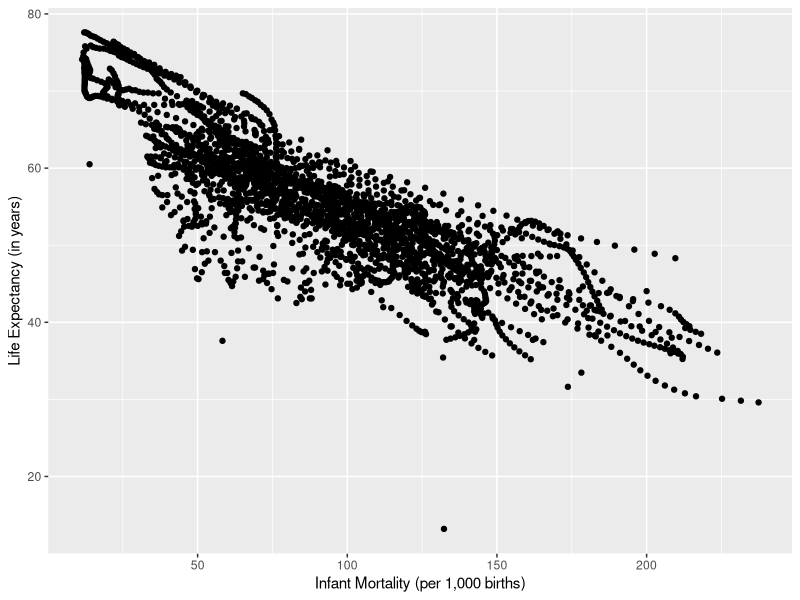
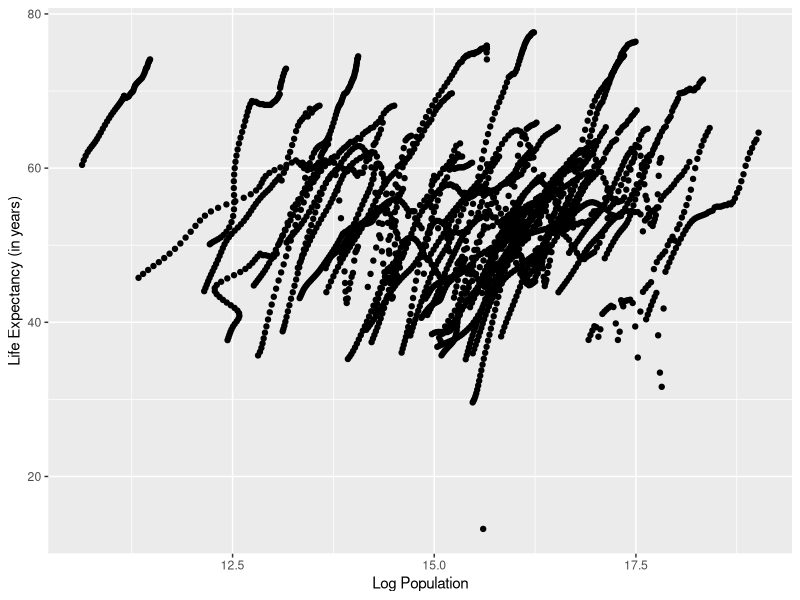
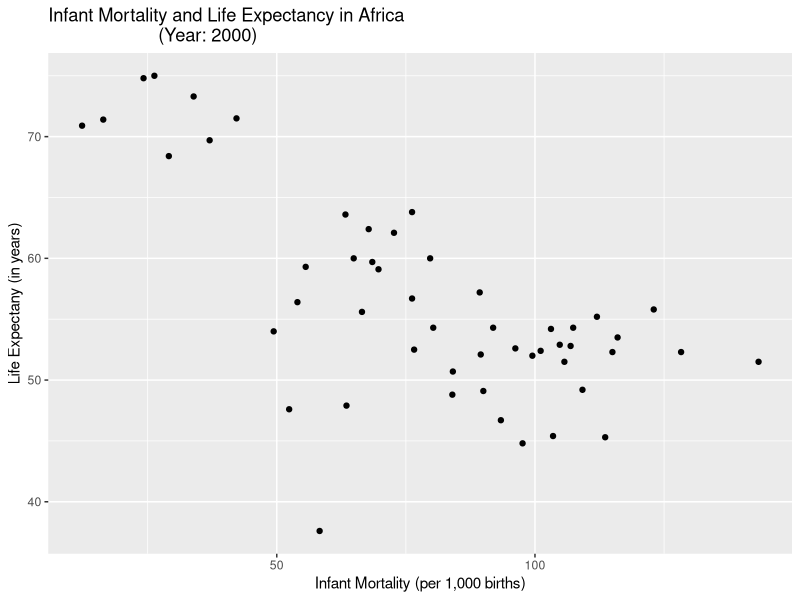
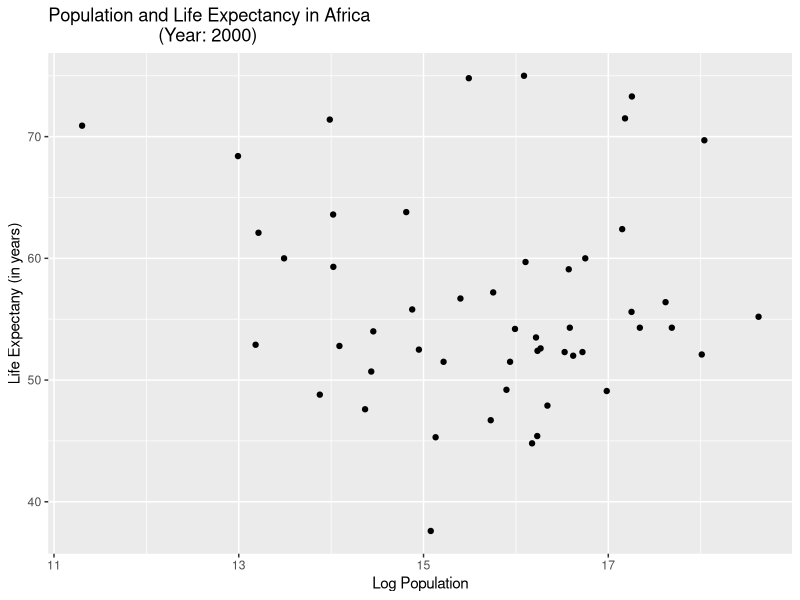
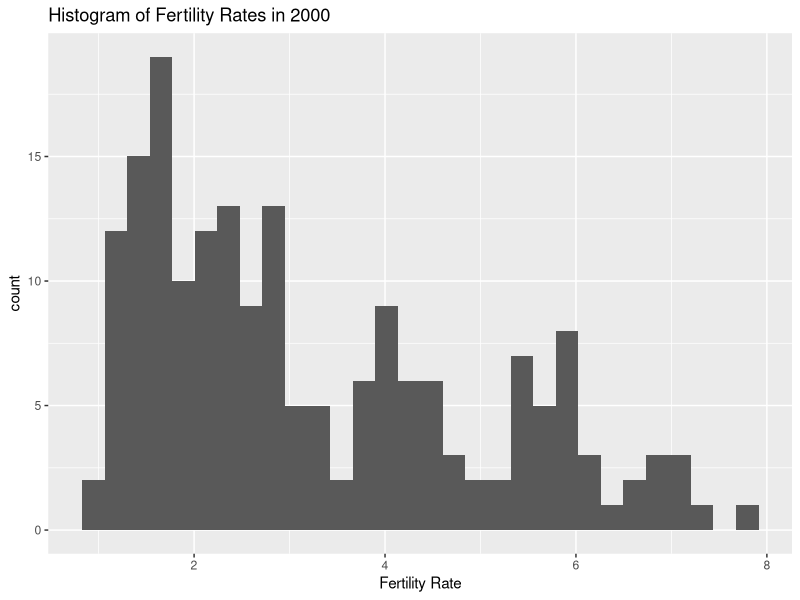
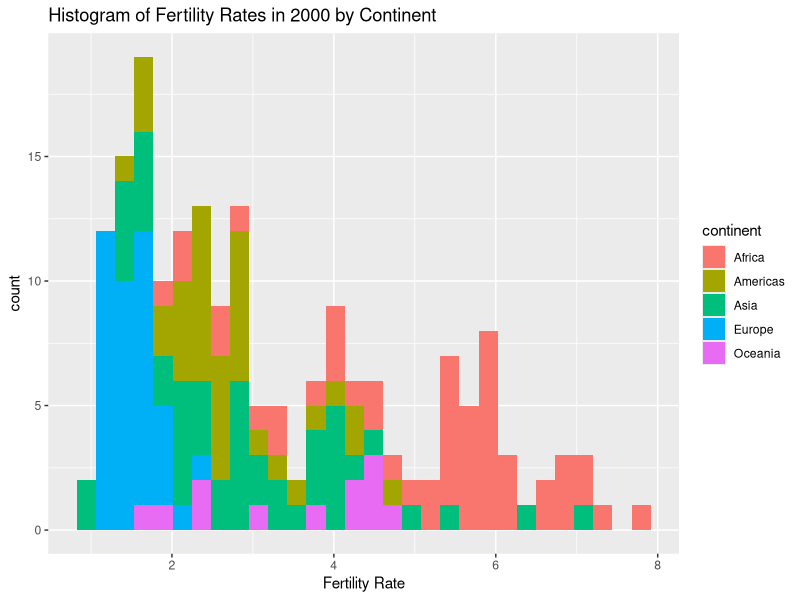
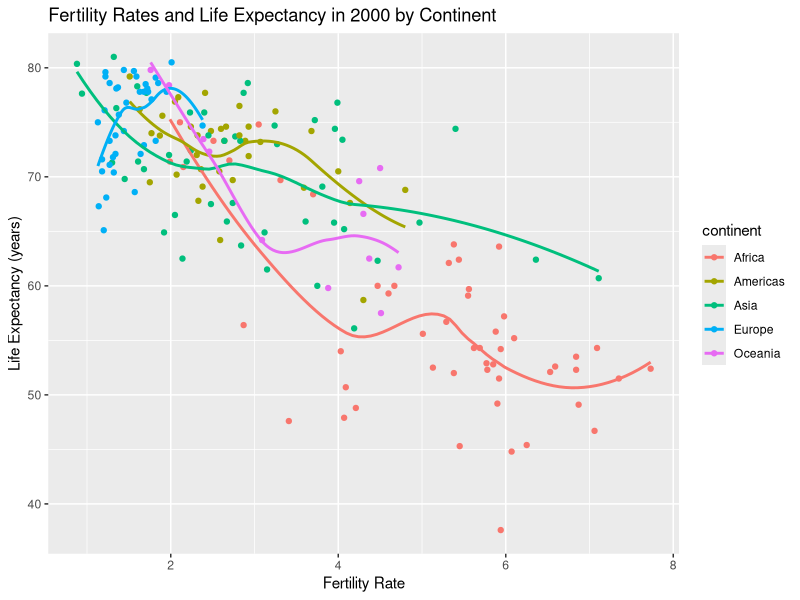

Write R code to recreate these figures, in order.
## ---- chunk 1
# Load dslabs package
library("dslabs")

# Look at help file for gapminder data
help(gapminder)

# Get an overview of data structure
str(gapminder)

# Get a summary of data
summary(gapminder)

# Determine the type of object gapminder is
class(gapminder)

## ---- chunk 2
# Load Tidyverse 
library(tidyverse)

# New object for African Countries
africadata <- gapminder %>%
  filter(continent == 'Africa')

# Check africadata
str(africadata)
summary(africadata)

# Create infant_mortality
inf_mortality <- africadata %>%
  select(infant_mortality, life_expectancy)

# Check inf_mortality
str(inf_mortality)
summary(inf_mortality)

# Create life_expectancy
lif_expect <- africadata %>%
  select(life_expectancy, population)

# Check lif_expect
str(lif_expect)
summary(lif_expect)

## ---- chunk 3

# Plot life expectancy as a function of inf_mortality
ggplot(inf_mortality, aes(x = infant_mortality,
                          y = life_expectancy)) +
  geom_point() + labs(x = "Infant Mortality (per 1,000 births)",
                      y = "Life Expectancy (in years)")

# Plot life expectancy as a function of population size
ggplot(lif_expect, aes(x = log(population),
                          y = life_expectancy)) +
  geom_point() + labs(x = "Log Population", y = "Life Expectancy (in years)")

## ---- chunk 4
# Find NAs
subset(africadata,is.na(inf_mortality))

with(subset(africadata, is.na(infant_mortality)), year)

# Filter year with most data
More <- africadata %>%
  filter(year == 2000)

# Check
summary(More)
str(More)

## ---- chunk 5
# Plot life expectancy as a function of inf_mortality
ggplot(More, aes(x = infant_mortality,
                 y = life_expectancy)) +
  geom_point() + labs(x = "Infant Mortality (per 1,000 births)", 
                      y = "Life Expectany (in years)", 
                      title = "Infant Mortality and Life Expectancy in Africa 
                      (Year: 2000)")

# Plot life expectancy as a function of population size
ggplot(More, aes(x = log(population),
                          y = life_expectancy)) +
  geom_point() + labs(x = "Log Population", y = "Life Expectany (in years)", 
                      title = "Population and Life Expectancy in Africa 
                      (Year: 2000)")

## ---- chunk 6
# lms
fit1 <- lm(life_expectancy ~ infant_mortality, data = More)
fit2 <- lm(life_expectancy ~ population, data = More)

# Results fit1
summary(fit1)

# Results fit2
summary(fit2)

## ---- chunk 7
world_2000 <- gapminder %>%
  filter(year == "2000")
## ---- chunk 8
world_2000 %>% ggplot() + geom_histogram(aes(x=fertility)) + labs(title = "Histogram of Fertility Rates in 2000", x = "Fertility Rate")
## ---- chunk 9
world_2000 %>% ggplot() + geom_histogram(aes(x=fertility, fill=  continent)) + labs(title = "Histogram of Fertility Rates in 2000 by Continent", x = "Fertility Rate")
## ---- chunk 10

world_2000 %>%  ggplot(aes(x = fertility, y = life_expectancy, color = continent)) + geom_point() + stat_smooth(se = F) + labs(title = "Fertility Rates and Life Expectancy in 2000 by Continent", x = "Fertility Rate", y = "Life Expectancy (years)")

## ---- chunk 11
model1 <- (lm(life_expectancy ~ fertility, data = world_2000))
summary(model1)
## ---- chunk 12
model2 <- (lm(life_expectancy ~ infant_mortality, data = world_2000))
summary(model2)
